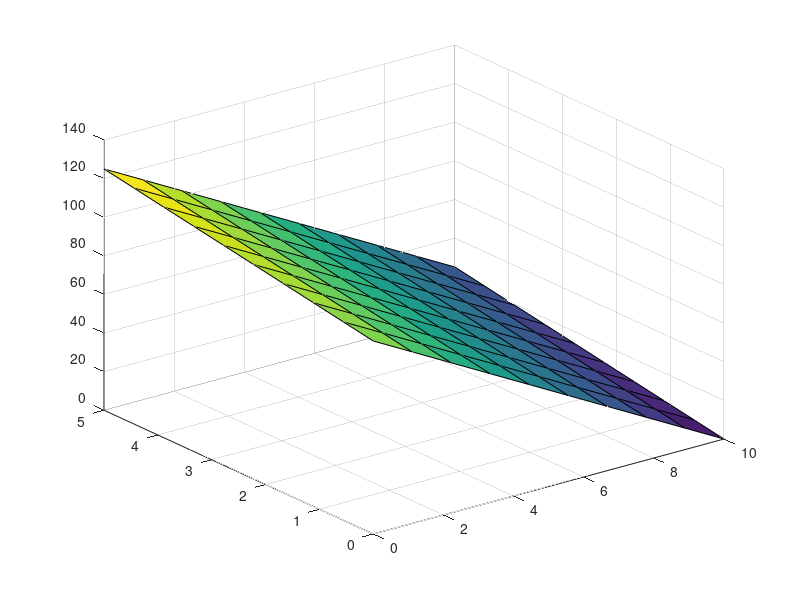

This chart was generated by the following MATLAB code:
clear
clc

intervalX = [0,10]
intervalY = [0,5]

x = linspace(intervalX(1),intervalX(2),10)
y = linspace(intervalY(1),intervalY(2),10)
[xx,yy] = meshgrid(x,y)
surf(xx,yy,((xx*(10-xx))+(yy*(5-yy)))/5)
%surf(xx,yy,((xx*(10-xx))*(yy*(5-yy)))/10)
%NA FRONTEIRA
%V = 0  
%V =(0.625*xxx*(10 - xxx)) Y = 2,5 
 
